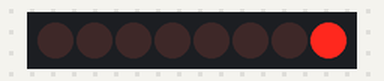
Simulated run of this sketch. Board: Arduino Uno, built with avr-gcc and run on an emulated ATmega328P. Shown: 8 shift-register outputs drawn as a row of LEDs (first output left, lit = HIGH). Wiring (inferred from the names in the program): shift register (74HC595): data pin 11; shift clock pin 13; latch pin 12. Wiring (inferred from the signals the program sends): row of LEDs: on Q0, Q1, Q2, Q3, Q4, Q5, Q6, Q7.

Above: at 0.1 s.
At 0.7 s:
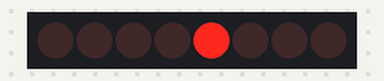
At 1.1 s:
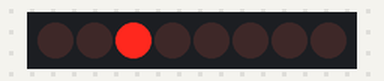
At 1.5 s:
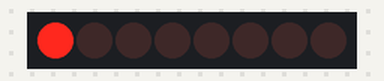
At 2.5 s:
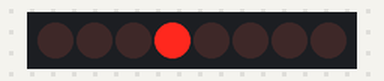
At 3.5 s:
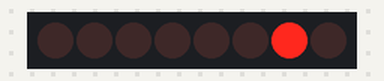
Timing chart, 0 to 3.8 s (numbered marks = the images above):
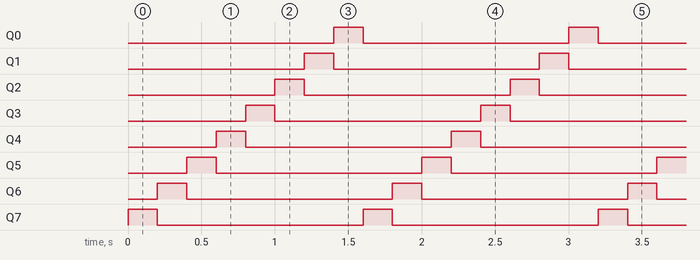

The sketch:

LED_Bar_Graph.ino
```cpp
int latchPin = 12;  //creates an interger called latchPin and assigns it the value 12
int clockPin = 13;  //creates an interger called clockPin and assigns it the value 13
int dataPin = 11;   //creates an interger called dataPin and assigns it the value 11


void setup() {
  pinMode(latchPin, OUTPUT);    //sets latchPin to OUTPUT
  pinMode(clockPin, OUTPUT);    //sets clockPin to OUTPUT
  pinMode(dataPin, OUTPUT);     //sets dataPin to OUTPUT
}

void loop() {
  byte x = 0x01;                                  //uses 8bit to determine the state of the 8 LEDs, x is assigned the value of 0x01 which is equivalent to 00000001 in binary
  for(int j = 0; j < 8; j++) {                    //while j is less than 8 one will be added to the variable
    digitalWrite (latchPin, LOW);                 //sets latchPin to LOW
    shiftOut (dataPin, clockPin, LSBFIRST, x);    //send data to the 74HC595 chip
    digitalWrite (latchPin, HIGH);                //sets latchPin to HIGH
    x <<= 1;                                      //shifts the value of x to the right by one place
    delay (200);                                  //waits 200ms
  }

}
```

Measured:
- by itself, Q0–7: alternates HIGH for 0.20 s and LOW for 1.4 s
- by itself, everything shown: repeats every 1.6 s, in 8 steps
